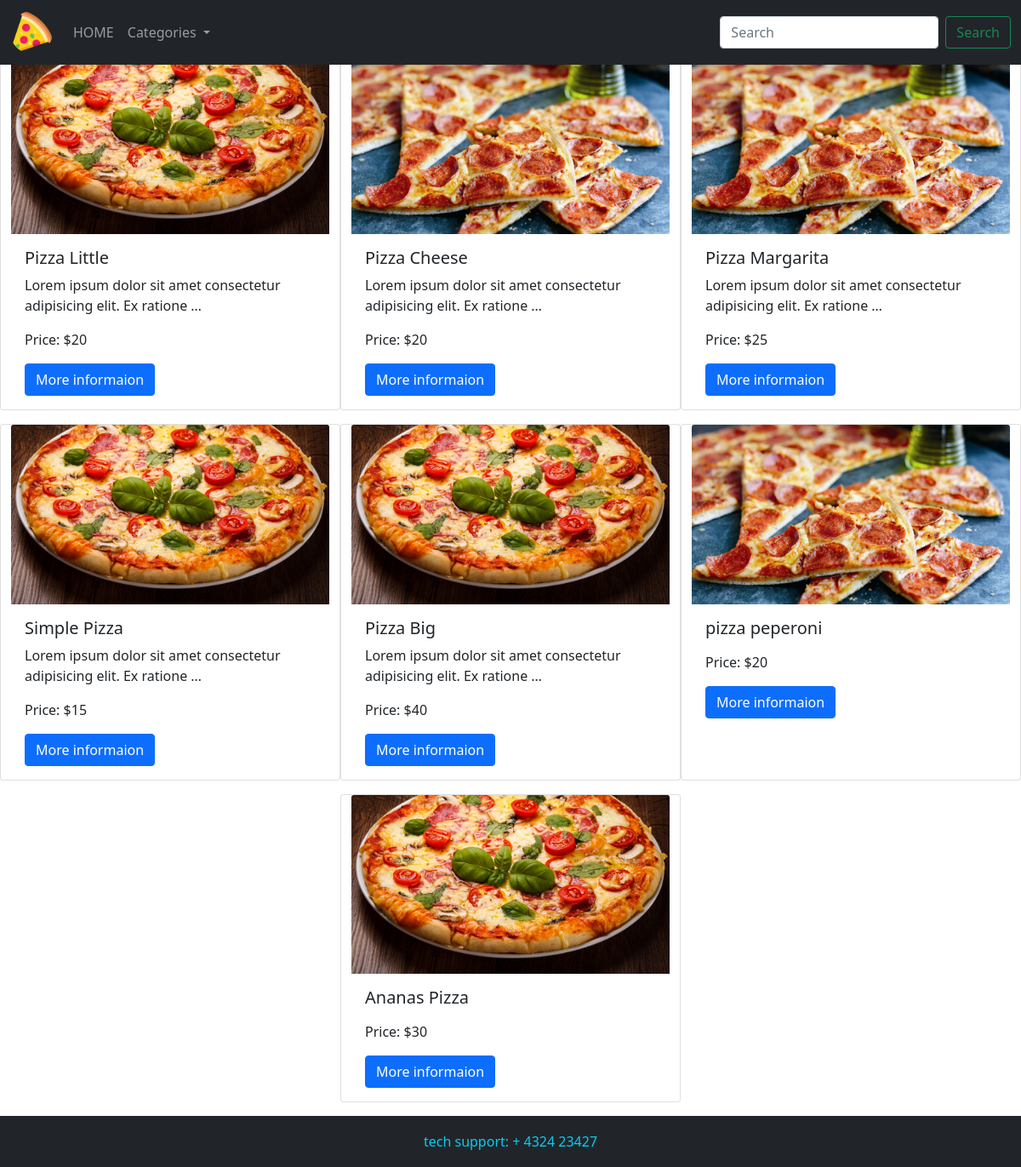
The page / on the database its author committed.
### store/models.py (models this page shows, shortened)
class Product(models.Model):
    title = models.CharField(max_length=255, db_index=True)
    info = models.TextField(blank=True)
    price = models.IntegerField(default=0)
    categories = models.ManyToManyField("Category", blank=True, related_name="products")
    image = models.ImageField(upload_to="images/", default="image/default.jpg")
    def get_absolute_url(self):
        return reverse("product_detail_url", kwargs={"pk": self.pk})

### store/views.py (the view)
# urls.py: path("", ProductListView.as_view(), name="product_list_url"),
class ProductListView(ListView, CategoryMixin):
    model = Product
    def get_queryset(self):
        search_query = self.request.GET.get('search', None)
        if search_query:
            return self.model.objects.filter(title__icontains=search_query)
        return self.model.objects.all()

### store/models.py (called while the page is built)
    def get_absolute_url(self):
        return reverse("category_detail_url", kwargs={"pk": self.pk})

### store/utils.py (called while the page is built)
    def get_context_data(self, **kwargs):
        context = super().get_context_data(**kwargs)
        context['category_list'] = Category.objects.all()
        return context

### store/templates/store/product_list.html (shortened to what this page needs)
{% extends "store/index.html" %}
{% block content %}
{% for product in product_list %}
{% include "store/includes/card.html" %}
{% endfor %}
{% endblock content %}

### store/templates/store/includes/card.html
<div class="card mb-3 col-lg-4 col-md-6 col-sm-12">
    <img src="{{ product.image.url }}" class="card-img-top" alt="Pizza">
    <div class="card-body">
        <h5 class="card-title">{{ product.title }}</h5>
        <p class="card-text">{{ product.info| truncatewords:10 }}</p>
        <p class="card-text">Price: ${{ product.price }}</p>
        <a href="{{ product.get_absolute_url }}"class="btn btn-primary"> More informaion </a>
    </div>
</div>

### static/css/style.css (style rules this page uses)
a { text-decoration: none; }

### rows shown on the page
Product: image (picture), title "Pizza Little", info "Lorem ipsum dolor sit amet consectetur adipisicing elit. Ex ratione …", price "20"
Product: image (picture), title "Pizza Cheese", info "Lorem ipsum dolor sit amet consectetur adipisicing elit. Ex ratione …", price "20"
Product: image (picture), title "Pizza Margarita", info "Lorem ipsum dolor sit amet consectetur adipisicing elit. Ex ratione …", price "25"
Product: image (picture), title "Simple Pizza", info "Lorem ipsum dolor sit amet consectetur adipisicing elit. Ex ratione …", price "15"
Product: image (picture), title "Pizza Big", info "Lorem ipsum dolor sit amet consectetur adipisicing elit. Ex ratione …", price "40"
Product: image (picture), title "pizza peperoni", price "20"
Product: image (picture), title "Ananas Pizza", price "30"
